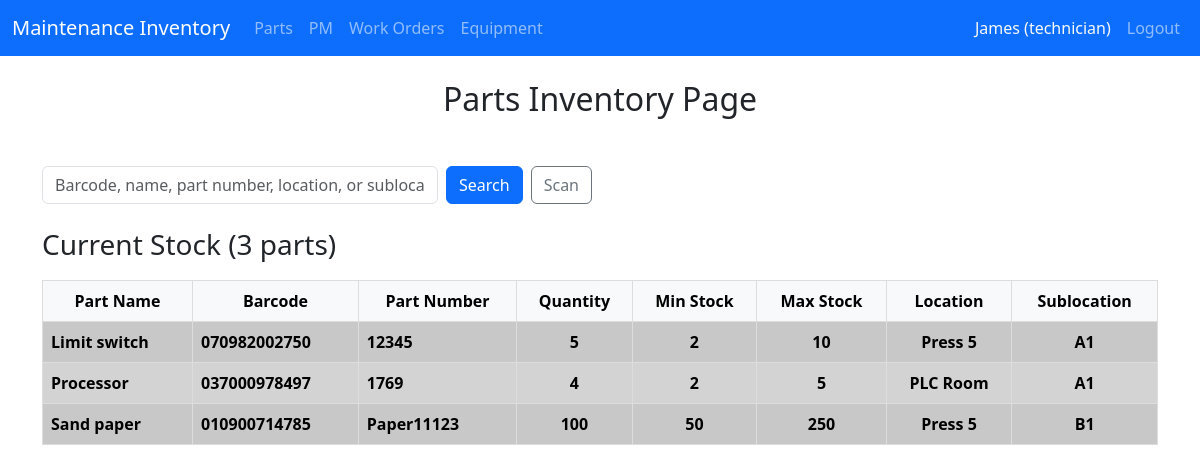
Screenshot of /parts/ (signed in) with the database file from the repository.
### app/models/user.py (models this page shows, shortened)
class User(UserMixin, db.Model):
    __tablename__ = 'users'
    id = db.Column(db.Integer, primary_key=True)
    username = db.Column(db.String(80), unique=True, nullable=False)
    password_hash = db.Column(db.String(256), nullable=False)
    role = db.Column(db.String(20), default='technician') # 'admin' or 'technician'
    must_change_password = db.Column(db.Boolean, default=True) # Force change on first login
    created_at = db.Column(db.DateTime, default=datetime.utcnow)
    email = db.Column(db.String(120), unique=True, nullable=True) # Optional (nullable=True)
    def is_admin(self):
        return self.role == 'admin'

### app/models/part.py (models this page shows, shortened)
class Part(db.Model):
    __tablename__ = 'parts'  # ← If table is 'parts', add this to match
    id = db.Column(db.Integer, primary_key=True)
    barcode = db.Column(db.String(100), nullable=True)
    name = db.Column(db.String(200), nullable=False)
    part_number = db.Column(db.String(100), nullable=True)
    qty = db.Column(db.Integer, nullable=False, default=0)
    location = db.Column(db.String(100), nullable=True)
    sublocation = db.Column(db.String(100), nullable=True)
    created_at = db.Column(db.DateTime, default=db.func.current_timestamp())
    min_stock = db.Column(db.String(50), default='0')  # ← Add this
    max_stock = db.Column(db.String(50), default='999')  # ← Add this

### app/routes/parts.py (the view, shortened to what this page needs)
@bp.route("/", methods=["GET", "POST"])
@login_required
def index():
    search = request.args.get("search", "").strip().lower()
    if search:
        parts = Part.query.filter(
            Part.name.ilike(f"%{search}%") |
            Part.part_number.ilike(f"%{search}%") |
            Part.barcode.ilike(f"%{search}%") |
            Part.location.ilike(f"%{search}%")
        ).all()
    else:
        parts = Part.query.all()
    items = []
    for i, part in enumerate(parts):
        items.append((
            i,
            {
                "id": part.id,
                "barcode": part.barcode,
                "name": part.name,
                "part_number": part.part_number,
                "qty": part.qty,
                "min_stock": part.min_stock,
                "max_stock": part.max_stock,
                "location": part.location,
                "sublocation": part.sublocation,
            }
        ))
    return render_template("parts.html", items=items, search=search)

### app/templates/parts.html (shortened to what this page needs)
{% extends "base.html" %}
{% block content %}
<h2 class="mb-4 center-text">Parts Inventory Page</h2>
<div id="tab-0" class="tab-content active">
<div class="row g-3 align-items-center mb-4">
<div class="col-md-6">
<form method="get" action="/parts" class="d-flex gap-2">
<input type="text" name="search" id="search-input" class="form-control" placeholder="Barcode, name, part number, location, or sublocation" value="{{ search }}">
<button type="submit" class="btn btn-primary">Search</button>
<button type="button" id="scan-search" class="btn btn-outline-secondary">Scan</button>
</form>
</div>
</div>
    {% if items %}
        <h3>Current Stock ({{ items|length }} parts)</h3>
        <div id="table-view" class="table-responsive">
            <table id="parts-table" class="table table-striped table-hover">
                <thead class="table-light">
                    <tr>
                        <th class="center-text">Part Name</th>
                        <th class="center-text">Barcode</th>
                        <th class="center-text">Part Number</th>
                        <th class="center-text">Quantity</th>
                        <th class="center-text">Min Stock</th>
                        <th class="center-text">Max Stock</th>
                        <th class="center-text">Location</th>
                        <th class="center-text">Sublocation</th>
                    </tr>
                </thead>
                <tbody>
                    {% for idx, item in items %}
                        {% set qty_val = item.qty | int(default=0) %}
                        {% set min_val = item.min_stock | int(default=0) %}
                        {% set row_class = 'parts-row-warning' if qty_val <= min_val else 'parts-row-secondary' %}
                        <tr class="{{ row_class }}">
                            <td data-label="Part Name">{{ item.name|default('N/A') }}</td>
                            <td data-label="Barcode">{{ item.barcode|default('N/A') }}</td>
                            <td data-label="Part Number">{{ item.part_number|default('N/A') }}</td>
                            <td class="center-text" data-label="Quantity">{{ qty_val }}</td>
                            <td class="center-text" data-label="Min Stock">{{ item.min_stock|default('0') }}</td>
                            <td class="center-text" data-label="Max Stock">{{ item.max_stock|default('999') }}</td>
                            <td class="center-text" data-label="Location">{{ item.location|default('N/A') }}</td>
                            <td class="center-text" data-label="Sublocation">{{ item.sublocation|default('N/A') }}</td>
                        </tr>
                    {% endfor %}
                </tbody>
            </table>
        </div>
    {% else %}
        <p>No parts found. Try a broader search or add a new part.</p>
    {% endif %}
</div>
{% endblock %}

### app/templates/base.html (shortened to what this page needs)
<!DOCTYPE html>
<html lang="en">
<head>
    <link href="https://cdn.jsdelivr.net/npm/bootstrap@5.3.3/dist/css/bootstrap.min.css" rel="stylesheet">
</head>
<body>
<nav class="navbar navbar-expand-lg navbar-dark bg-primary sticky-top">
    <div class="container-fluid">
        <a class="navbar-brand" href="{{ url_for('dashboard.index') }}">Maintenance Inventory</a>
        <div class="collapse navbar-collapse" id="navbarNav">
            <ul class="navbar-nav me-auto">
                <li class="nav-item">
                    <a class="nav-link" href="{{ url_for('parts.index') }}">Parts</a>
                </li>
                <li class="nav-item">
                    <a class="nav-link" href="{{ url_for('pm.index') }}">PM</a>
                </li>
                <li class="nav-item">
                    <a class="nav-link" href="{{ url_for('workorder.index') }}">Work Orders</a>
                </li>
                <li class="nav-item">
                    <a class="nav-link" href="{{ url_for('equipment.index') }}">Equipment</a>
                </li>
            </ul>
            <ul class="navbar-nav ms-auto">
                <li class="nav-item">
                    <span class="nav-link text-light">
                        {{ current_user.username }} ({{ current_user.role }})
                    </span>
                </li>
                <li class="nav-item">
                    <a class="nav-link" href="{{ url_for('auth.logout') }}">Logout</a>
                </li>
            </ul>
        </div>
    </div>
</nav>
    <div class="container mt-4">
        {% block content %}{% endblock %}
    </div>
</body>
</html>

### app/templates/base.html (style rules this page uses)
.tab-content { display: none; }
.tab-content.active { display: block; }
table { width: 100%; border-collapse: collapse; margin-top: 10px; }
th, td { border: 1px solid #ddd; padding: 8px; text-align: left; }
th { background-color: #f2f2f2; cursor: pointer; }

### app/templates/parts.html (style rules this page uses)
.table-responsive { overflow-x: auto; -webkit-overflow-scrolling: touch; }
@media (min-width: 769px) { #table-view { display: block; } }
.center-text { text-align: center; }
.parts-row-secondary td { background-color: #D3D3D3; font-weight: bold; }

### rows the page displays
User: username "James", role "technician"
Part: name "Limit switch", barcode "070982002750", part_number "12345", max_stock "10", location "Press 5", sublocation "A1"
Part: name "Processor", barcode "037000978497", part_number "1769", location "PLC Room", sublocation "A1"
Part: name "Sand paper", barcode "010900714785", part_number "Paper11123", min_stock "50", max_stock "250", location "Press 5", sublocation "B1"

### other values shown
{{ items|length }} "3"
{{ qty_val }} "5" "4" "100"
{{ item.min_stock|default('0') }} "2" "2"
{{ item.max_stock|default('999') }} "5"
